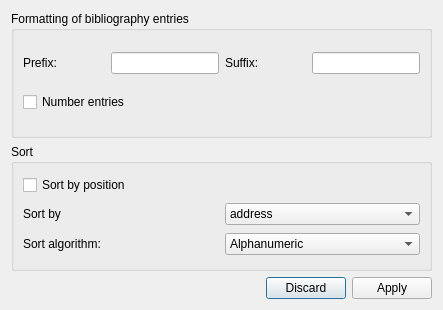
<?xml version="1.0" encoding="UTF-8"?>
<ui version="4.0">
 <class>BibliographyConfigureDialog</class>
 <widget class="QDialog" name="BibliographyConfigureDialog">
  <property name="geometry">
   <rect>
    <x>0</x>
    <y>0</y>
    <width>443</width>
    <height>310</height>
   </rect>
  </property>
  <property name="windowTitle">
   <string>Configure bibliography</string>
  </property>
  <layout class="QVBoxLayout" name="verticalLayout_2">
   <item>
    <widget class="QGroupBox" name="groupBox">
     <property name="title">
      <string>Formatting of bibliography entries</string>
     </property>
     <layout class="QGridLayout" name="gridLayout_2">
      <item row="0" column="0">
       <layout class="QHBoxLayout" name="horizontalLayout">
        <item>
         <widget class="QLabel" name="prefixLabel">
          <property name="text">
           <string>Prefix:</string>
          </property>
         </widget>
        </item>
        <item>
         <widget class="QLineEdit" name="prefix">
          <property name="sizePolicy">
           <sizepolicy hsizetype="Fixed" vsizetype="Fixed">
            <horstretch>0</horstretch>
            <verstretch>0</verstretch>
           </sizepolicy>
          </property>
          <property name="text">
           <string/>
          </property>
         </widget>
        </item>
        <item>
         <widget class="QLabel" name="suffixLabel">
          <property name="text">
           <string>Suffix:</string>
          </property>
         </widget>
        </item>
        <item>
         <widget class="QLineEdit" name="suffix">
          <property name="sizePolicy">
           <sizepolicy hsizetype="Fixed" vsizetype="Fixed">
            <horstretch>0</horstretch>
            <verstretch>0</verstretch>
           </sizepolicy>
          </property>
          <property name="text">
           <string/>
          </property>
         </widget>
        </item>
       </layout>
      </item>
      <item row="1" column="0">
       <widget class="QCheckBox" name="numberedEntries">
        <property name="text">
         <string>Number entries</string>
        </property>
       </widget>
      </item>
     </layout>
    </widget>
   </item>
   <item>
    <widget class="QGroupBox" name="groupBox_2">
     <property name="title">
      <string>Sort</string>
     </property>
     <layout class="QGridLayout" name="gridLayout">
      <item row="0" column="0">
       <widget class="QCheckBox" name="sortByPosition">
        <property name="text">
         <string>Sort by position</string>
        </property>
       </widget>
      </item>
      <item row="1" column="0">
       <layout class="QHBoxLayout" name="horizontalLayout_3">
        <item>
         <widget class="QLabel" name="sortByLabel">
          <property name="text">
           <string>Sort by</string>
          </property>
         </widget>
        </item>
        <item>
         <widget class="QComboBox" name="sortKey">
          <item>
           <property name="text">
            <string>address</string>
           </property>
          </item>
          <item>
           <property name="text">
            <string>annote</string>
           </property>
          </item>
          <item>
           <property name="text">
            <string>author</string>
           </property>
          </item>
          <item>
           <property name="text">
            <string>bibliography-type</string>
           </property>
          </item>
          <item>
           <property name="text">
            <string>booktitle</string>
           </property>
          </item>
          <item>
           <property name="text">
            <string>chapter</string>
           </property>
          </item>
          <item>
           <property name="text">
            <string>custom1</string>
           </property>
          </item>
          <item>
           <property name="text">
            <string>custom2</string>
           </property>
          </item>
          <item>
           <property name="text">
            <string>custom3</string>
           </property>
          </item>
          <item>
           <property name="text">
            <string>custom4</string>
           </property>
          </item>
          <item>
           <property name="text">
            <string>custom5</string>
           </property>
          </item>
          <item>
           <property name="text">
            <string>edition</string>
           </property>
          </item>
          <item>
           <property name="text">
            <string>editor</string>
           </property>
          </item>
          <item>
           <property name="text">
            <string>howpublished</string>
           </property>
          </item>
          <item>
           <property name="text">
            <string>identifier</string>
           </property>
          </item>
          <item>
           <property name="text">
            <string>institution</string>
           </property>
          </item>
          <item>
           <property name="text">
            <string>isbn</string>
           </property>
          </item>
          <item>
           <property name="text">
            <string>issn</string>
           </property>
          </item>
          <item>
           <property name="text">
            <string>journal</string>
           </property>
          </item>
          <item>
           <property name="text">
            <string>month</string>
           </property>
          </item>
          <item>
           <property name="text">
            <string>note</string>
           </property>
          </item>
          <item>
           <property name="text">
            <string>number</string>
           </property>
          </item>
          <item>
           <property name="text">
            <string>organizations</string>
           </property>
          </item>
          <item>
           <property name="text">
            <string>pages</string>
           </property>
          </item>
          <item>
           <property name="text">
            <string>publisher</string>
           </property>
          </item>
          <item>
           <property name="text">
            <string>report-type</string>
           </property>
          </item>
          <item>
           <property name="text">
            <string>school</string>
           </property>
          </item>
          <item>
           <property name="text">
            <string>series</string>
           </property>
          </item>
          <item>
           <property name="text">
            <string>title</string>
           </property>
          </item>
          <item>
           <property name="text">
            <string>url</string>
           </property>
          </item>
          <item>
           <property name="text">
            <string>volume</string>
           </property>
          </item>
          <item>
           <property name="text">
            <string>year</string>
           </property>
          </item>
         </widget>
        </item>
       </layout>
      </item>
      <item row="2" column="0">
       <layout class="QHBoxLayout" name="horizontalLayout_2">
        <item>
         <widget class="QLabel" name="sortAlgorithmLabel">
          <property name="text">
           <string>Sort algorithm:</string>
          </property>
         </widget>
        </item>
        <item>
         <widget class="QComboBox" name="sortAlgorithm">
          <item>
           <property name="text">
            <string>Alphanumeric</string>
           </property>
          </item>
         </widget>
        </item>
       </layout>
      </item>
     </layout>
    </widget>
   </item>
   <item>
    <widget class="QDialogButtonBox" name="buttonBox">
     <property name="orientation">
      <enum>Qt::Horizontal</enum>
     </property>
     <property name="standardButtons">
      <set>QDialogButtonBox::Apply|QDialogButtonBox::Discard</set>
     </property>
    </widget>
   </item>
  </layout>
 </widget>
 <tabstops>
  <tabstop>prefix</tabstop>
  <tabstop>suffix</tabstop>
  <tabstop>numberedEntries</tabstop>
  <tabstop>sortByPosition</tabstop>
  <tabstop>sortKey</tabstop>
  <tabstop>sortAlgorithm</tabstop>
  <tabstop>buttonBox</tabstop>
 </tabstops>
 <resources/>
 <connections>
  <connection>
   <sender>buttonBox</sender>
   <signal>accepted()</signal>
   <receiver>BibliographyConfigureDialog</receiver>
   <slot>accept()</slot>
   <hints>
    <hint type="sourcelabel">
     <x>248</x>
     <y>254</y>
    </hint>
    <hint type="destinationlabel">
     <x>157</x>
     <y>274</y>
    </hint>
   </hints>
  </connection>
  <connection>
   <sender>buttonBox</sender>
   <signal>rejected()</signal>
   <receiver>BibliographyConfigureDialog</receiver>
   <slot>reject()</slot>
   <hints>
    <hint type="sourcelabel">
     <x>316</x>
     <y>260</y>
    </hint>
    <hint type="destinationlabel">
     <x>286</x>
     <y>274</y>
    </hint>
   </hints>
  </connection>
 </connections>
</ui>
